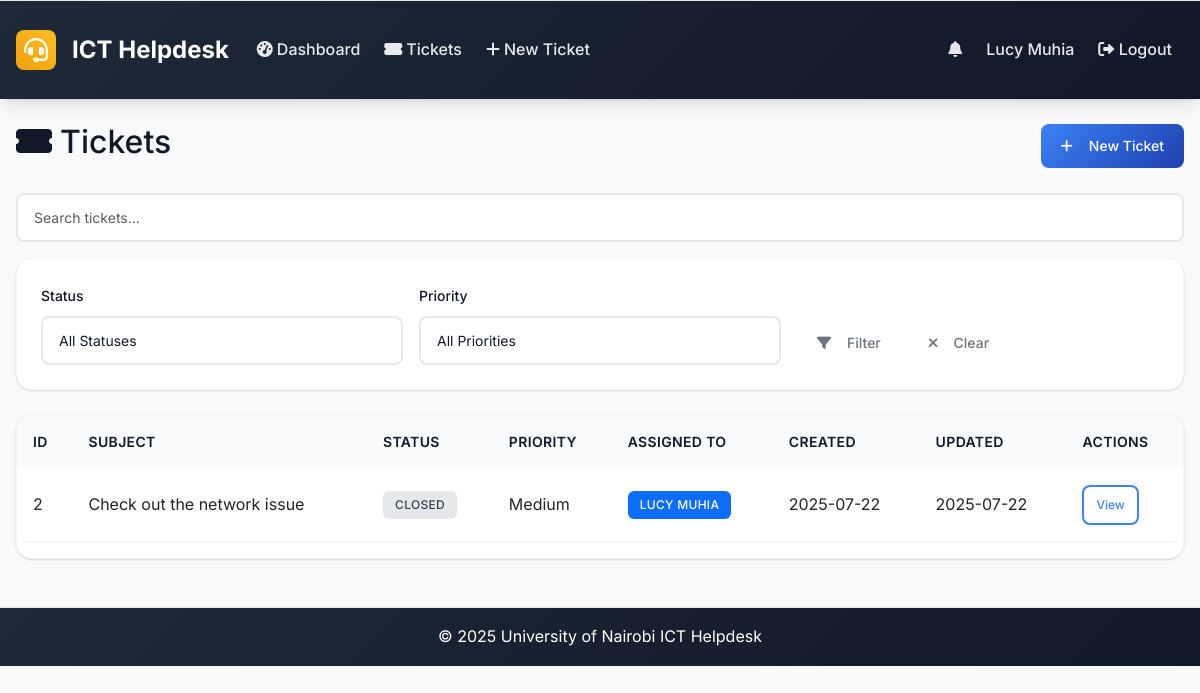
The app's page /tickets (signed in), older data.
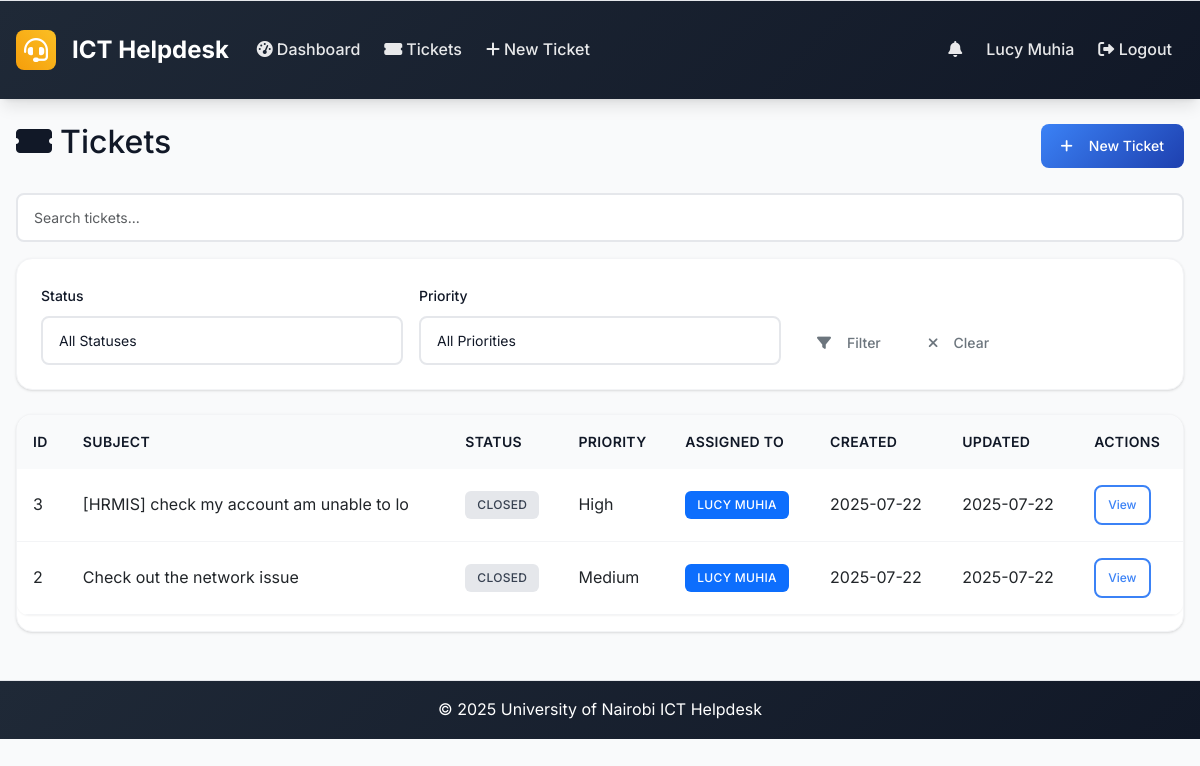
The same page, newer data.
### models.py (models this page shows, shortened)
class Ticket(db.Model):
    id = db.Column(db.Integer, primary_key=True)
    location = db.Column(db.String(200), nullable=False)
    description = db.Column(Text, nullable=False)
    status = db.Column(db.String(20), nullable=False, default='open')  # open, in_progress, resolved, closed
    priority = db.Column(db.String(20), nullable=False, default='medium')  # low, medium, high, urgent
    created_at = db.Column(db.DateTime, default=datetime.utcnow)
    updated_at = db.Column(db.DateTime, default=datetime.utcnow, onupdate=datetime.utcnow)
    closed_at = db.Column(db.DateTime)
    closed_by_id = db.Column(db.Integer, db.ForeignKey('user.id'), nullable=True)
    due_date = db.Column(db.DateTime, nullable=True)
    created_by_id = db.Column(db.Integer, db.ForeignKey('user.id'), nullable=True)
    category_id = db.Column(db.Integer, db.ForeignKey('category.id'))
    comments = db.relationship('Comment', backref='ticket', lazy='dynamic', cascade='all, delete-orphan')
    attachments = db.relationship('Attachment', backref='ticket', lazy='dynamic', cascade='all, delete-orphan')
    assignees = db.relationship('User', secondary=ticket_assignees, back_populates='assigned_tickets', lazy='selectin')
    closed_by = db.relationship('User', foreign_keys=[closed_by_id], backref='closed_tickets')

class User(UserMixin, db.Model):
    id = db.Column(db.Integer, primary_key=True)
    username = db.Column(db.String(64), unique=True, nullable=False)
    email = db.Column(db.String(120), unique=True, nullable=False)
    password_hash = db.Column(db.String(256), nullable=False)
    full_name = db.Column(db.String(100), nullable=False)
    role = db.Column(db.String(20), nullable=False, default='user')  # admin, intern, user
    created_at = db.Column(db.DateTime, default=datetime.utcnow)
    is_active = db.Column(db.Boolean, default=True)
    is_verified = db.Column(db.Boolean, default=False)
    verification_token = db.Column(db.String(128), nullable=True)
    tickets_created = db.relationship('Ticket', foreign_keys='Ticket.created_by_id', backref='creator', lazy='dynamic')
    assigned_tickets = db.relationship('Ticket', secondary='ticket_assignees', back_populates='assignees', lazy='selectin')
    comments = db.relationship('Comment', backref='author', lazy='dynamic')

### routes.py (the view)
@app.route('/tickets')
@login_required
def tickets_list():
    page = request.args.get('page', 1, type=int)
    status_filter = request.args.get('status', '')
    priority_filter = request.args.get('priority', '')
    query = Ticket.query
    if current_user.role == 'user':
        query = query.filter_by(created_by_id=current_user.id)
    elif current_user.role == 'intern':
        query = query.filter(Ticket.assignees.any(id=current_user.id))
    if status_filter:
        query = query.filter_by(status=status_filter)
    if priority_filter:
        query = query.filter_by(priority=priority_filter)
    tickets = query.order_by(desc(Ticket.created_at)).paginate(
        page=page, per_page=10, error_out=False
    )
    return render_template('tickets_list.html', tickets=tickets, status_filter=status_filter, priority_filter=priority_filter)

### app.py (called while the page is built)
@login_manager.user_loader
def load_user(user_id):
    from models import User
    return User.query.get(int(user_id))

@app.context_processor
def inject_now():
    return {'now': datetime.utcnow}

### routes.py (called while the page is built)
@app.context_processor
def inject_datetime():
    return dict(datetime=datetime)

### templates/tickets_list.html (shortened to what this page needs)
{% extends "base.html" %}
{% block content %}
<div class="d-flex justify-content-between align-items-center mb-4">
    <h2><i class="fas fa-ticket-alt me-2"></i>Tickets</h2>
    <a href="{{ url_for('new_ticket') }}" class="btn btn-primary">
        <i class="fas fa-plus me-2"></i>New Ticket
    </a>
</div>
<div class="mb-3">
    <input type="text" id="ticket-search" class="form-control" placeholder="Search tickets...">
</div>
<div class="card mb-4">
    <div class="card-body">
        <form method="GET" class="row g-3">
            <div class="col-md-4">
                <label class="form-label">Status</label>
                <select name="status" class="form-control">
                    <option value="">All Statuses</option>
                </select>
            </div>
            <div class="col-md-4">
                <label class="form-label">Priority</label>
                <select name="priority" class="form-control">
                    <option value="">All Priorities</option>
                </select>
            </div>
            <div class="col-md-4 d-flex align-items-end">
                <button type="submit" class="btn btn-outline-secondary me-2">
                    <i class="fas fa-filter me-2"></i>Filter
                </button>
                <a href="{{ url_for('tickets_list') }}" class="btn btn-outline-secondary">
                    <i class="fas fa-times me-2"></i>Clear
                </a>
            </div>
        </form>
    </div>
</div>
<div class="card">
    <div class="table-responsive">
        <table class="table" id="tickets-table">
            <thead>
                <tr>
                    <th>ID</th>
                    <th>Subject</th>
                    <th>Status</th>
                    <th>Priority</th>
                    <th>Assigned To</th>
                    <th>Created</th>
                    <th>Updated</th>
                    <th>Actions</th>
                </tr>
            </thead>
            <tbody>
                {% for ticket in tickets.items %}
                <tr>
                    <td>{{ ticket.id }}</td>
                    <td>{{ ticket.title or ticket.description[:40] }}</td>
                    <td><span class="badge badge-status-{{ ticket.status|replace(' ', '_') }}">{{ ticket.status.title() }}</span></td>
                    <td>{{ ticket.priority.title() }}</td>
                    <td>
                        {% if ticket.assignees|length > 0 %}
                            {% for user in ticket.assignees %}
                                <span class="badge bg-primary">{{ user.full_name }}</span>{% if not loop.last %}, {% endif %}
                            {% endfor %}
                        {% else %}
                            <span class="text-muted">Unassigned</span>
                        {% endif %}
                    </td>
                    <td>{{ ticket.created_at.strftime('%Y-%m-%d') }}</td>
                    <td>{{ ticket.updated_at.strftime('%Y-%m-%d') }}</td>
                    <td>
                        <a href="{{ url_for('ticket_detail', id=ticket.id) }}" class="btn btn-sm btn-outline-primary">View</a>
                    </td>
                </tr>
                {% endfor %}
            </tbody>
        </table>
    </div>
</div>
{% endblock %}

### templates/base.html (shortened to what this page needs)
<!DOCTYPE html>
<html lang="en">
<head>
    <link href="https://cdn.jsdelivr.net/npm/bootstrap@5.3.0/dist/css/bootstrap.min.css" rel="stylesheet">
    <link href="https://cdnjs.cloudflare.com/ajax/libs/font-awesome/6.0.0/css/all.min.css" rel="stylesheet">
    <link href="{{ url_for('static', filename='css/custom.css') }}" rel="stylesheet">
</head>
<body>
    <nav class="navbar navbar-expand-lg navbar-dark footer-sky">
        <div class="container-fluid px-3">
            <a class="navbar-brand" href="{{ url_for('index') }}">
                <i class="fas fa-headset me-2"></i>ICT Helpdesk
            </a>
            <div class="collapse navbar-collapse" id="navbarNav">
                <ul class="navbar-nav me-auto mb-2 mb-lg-0">
                    {% if current_user.is_authenticated %}
                    <li class="nav-item">
                        <a class="nav-link" href="{{ url_for('dashboard') }}">
                            <i class="fas fa-tachometer-alt me-1"></i>Dashboard
                        </a>
                    </li>
                    <li class="nav-item">
                        <a class="nav-link" href="{{ url_for('tickets_list') }}">
                            <i class="fas fa-ticket-alt me-1"></i>Tickets
                        </a>
                    </li>
                    <li class="nav-item">
                        <a class="nav-link" href="{{ url_for('new_ticket') }}">
                            <i class="fas fa-plus me-1"></i>New Ticket
                        </a>
                    </li>
                    {% endif %}
                </ul>
                <ul class="navbar-nav ms-auto mb-2 mb-lg-0">
                    {% if current_user.is_authenticated %}
                    {% if current_user.role in ['admin', 'intern'] %}
                    <li class="nav-item dropdown">
                        <a class="nav-link position-relative" href="#" id="notificationsDropdown" role="button" data-bs-toggle="dropdown" aria-expanded="false">
                            <i class="fas fa-bell"></i>
                        </a>
                    </li>
                    {% endif %}
                    <li class="nav-item">
                        <span class="nav-link">{{ current_user.full_name }}</span>
                    </li>
                    <li class="nav-item">
                        <a class="nav-link" href="{{ url_for('logout') }}"><i class="fas fa-sign-out-alt"></i> Logout</a>
                    </li>
                    {% endif %}
                </ul>
            </div>
        </div>
    </nav>
    <main class="container-fluid my-4 px-3">
        {% block content %}{% endblock %}
    </main>
    <footer class="footer-sky py-3 mt-5">
        <div class="container text-center">
            <span>&copy; {{ datetime.utcnow().year }} University of Nairobi ICT Helpdesk</span>
        </div>
    </footer>
</body>
</html>

Row changes from the older to the newer data that the page shows:
added Ticket: id "3", description "[HRMIS] check my account am unable to lo", status "CLOSED", priority "High", created_at "2025-07-22", updated_at "2025-07-22", User (full_name "LUCY MUHIA")
